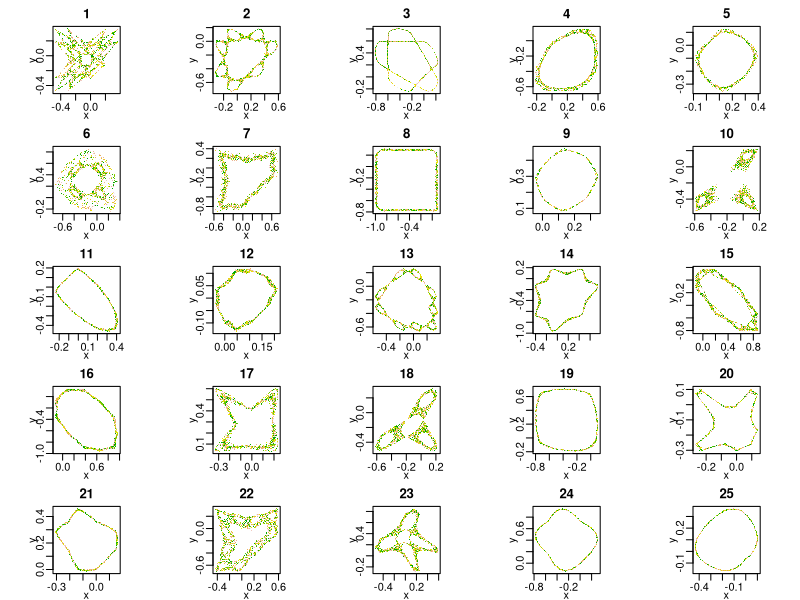
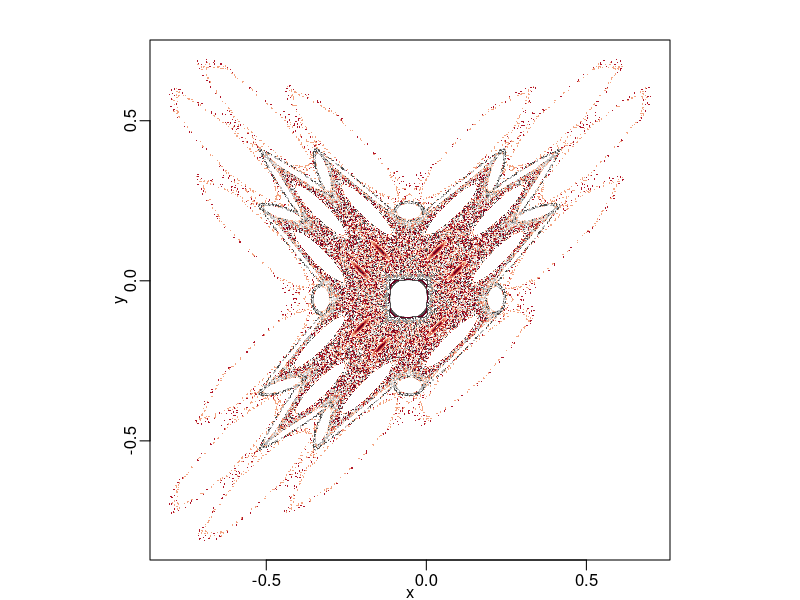
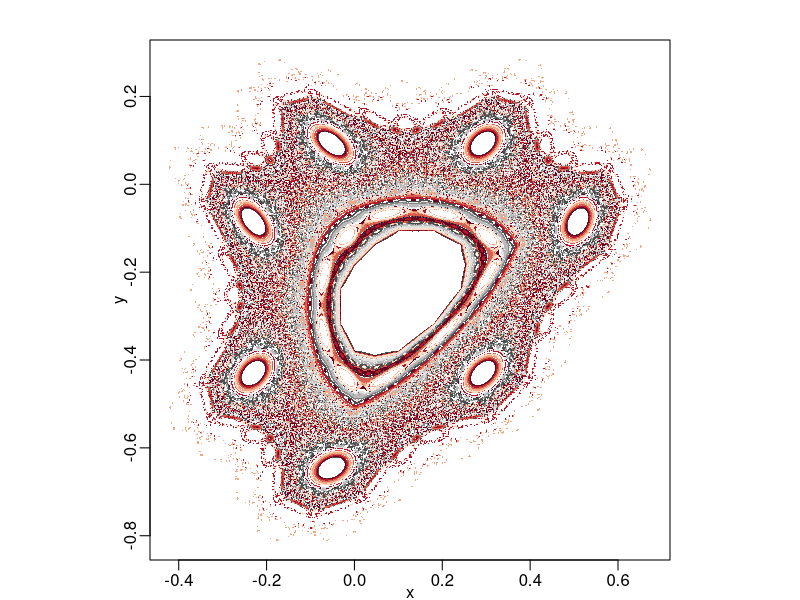
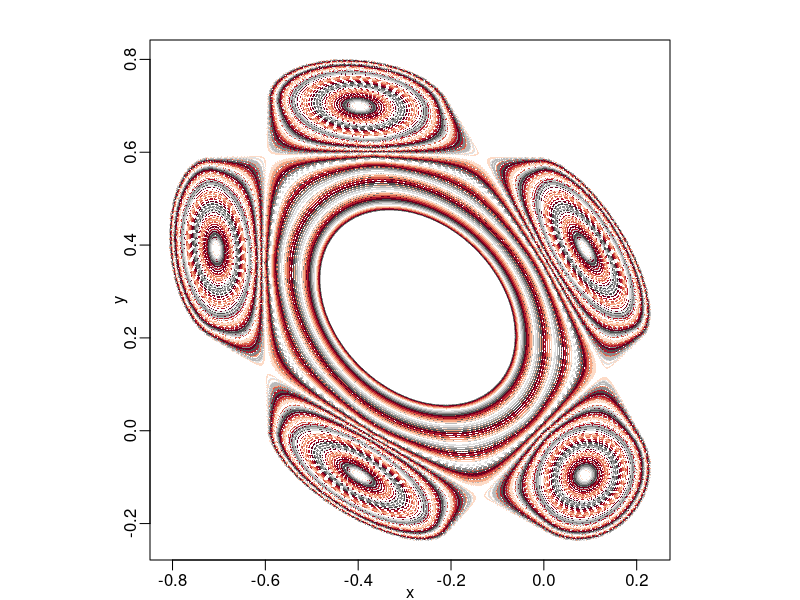
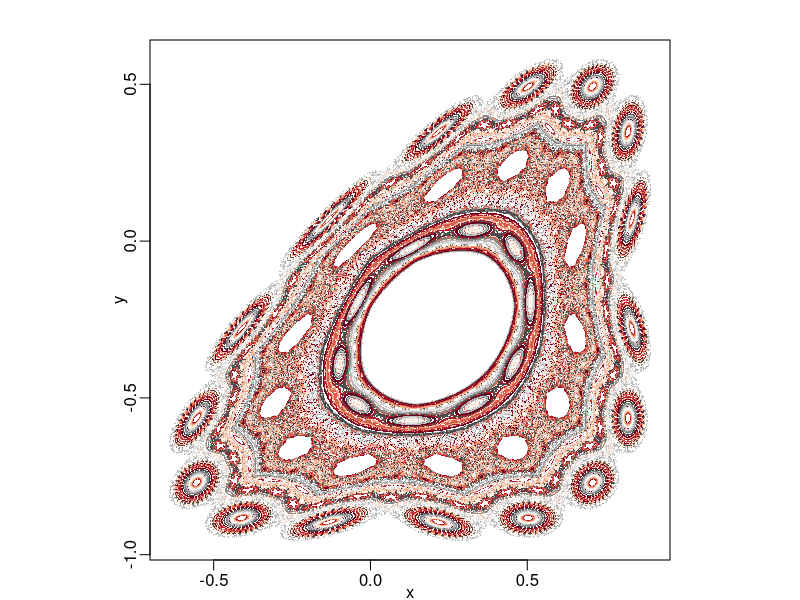
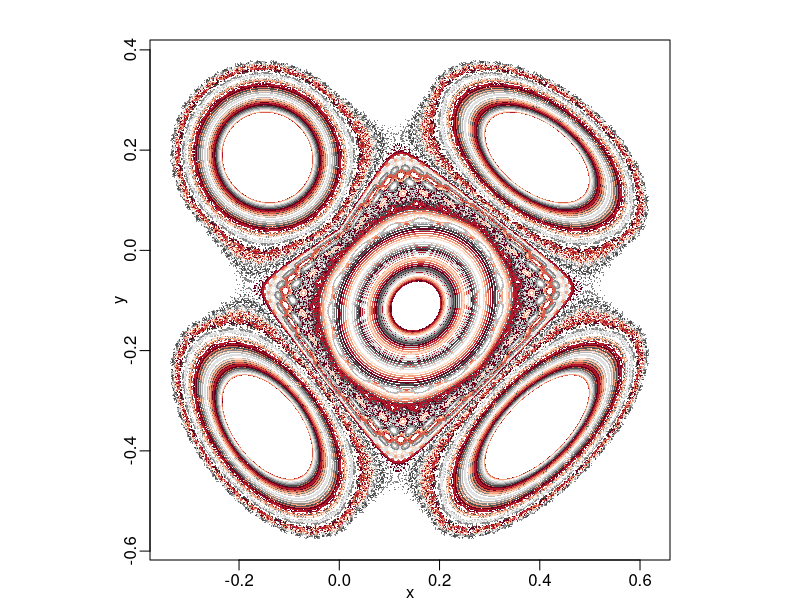
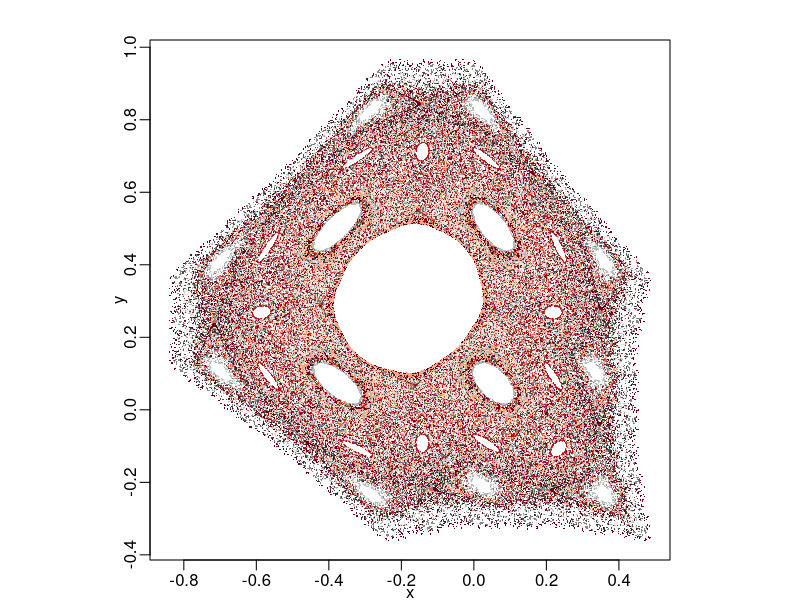
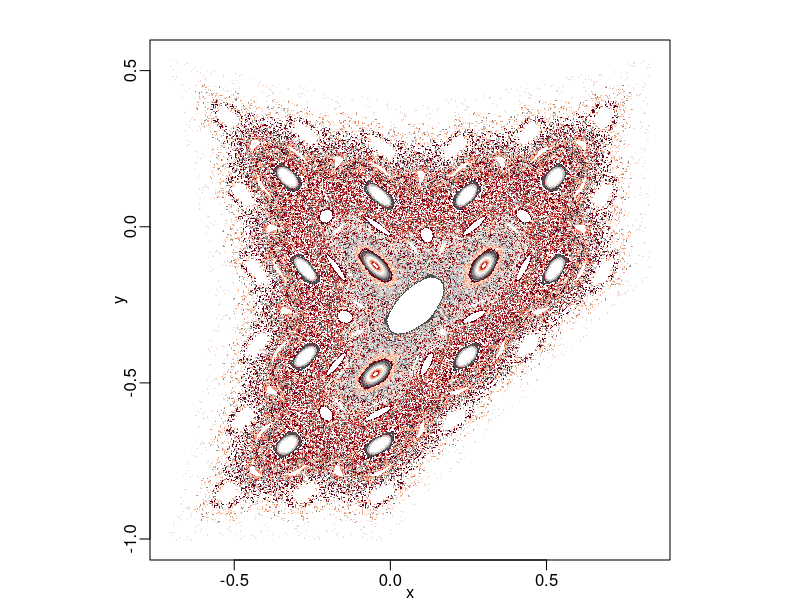

These charts were generated, in order, by the following R code:
#---------
#defining function fails
fun.list= vector(mode = "list", 12)   
fun.list[["f1.1"]]= function(x,y){
  a[1]+ a[2]*x +a[3]*sqrt(abs(x)) + a[4]*x^3 +y
}

fun.list[["f1.2"]]= function(x,y){
  a[1]+ a[2]*x +a[3]*sqrt(abs(x)) + a[4]*x^3 -y
}


fun.list[["f1.3"]]= function(x,y){
  a[1]+ a[2]*x +a[3]*abs(x) + a[4]*x^3 +y
}

fun.list[["f1.4"]]= function(x,y){
  a[1]+ a[2]*x +a[3]*abs(x) + a[4]*x^3 -y
}

fun.list[["f1.5"]]= function(x,y){
  a[1]+ a[2]*x +a[3]*x^2 + a[4]*x^3 + y
}

fun.list[["f1.6"]]= function(x,y){
  a[1]+ a[2]*x +a[3]*x^2 + a[4]*x^3 -y
}

fun.list[["f1.7"]]= function(x,y){
  a[1] +  a[3]*abs(x) +y
}

fun.list[["f1.8"]]= function(x,y){
  a[1]+a[3]*abs(x) -y
}

fun.list[["f1.9"]]= function(x,y){
  a[1]+a[2]*x+ a[3]*abs(x) + y
}

fun.list[["f1.10"]]= function(x,y){
  a[1]+a[2]*x+ a[3]*abs(x) - y
}

fun.list[["f1.11"]]= function(x,y){
  a[1]+ a[3]*abs(x) + a[4]*x^3 +y
}

fun.list[["f1.12"]]= function(x,y){
  a[1]+a[3]*abs(x) + a[4]*x^3 -y
}
fun.list[["f2.1"]]= function(x){
  a[5]+x
}

fun.list[["f2.2"]]= function(x){
  a[5]-x
}


#---------
#loading functions
f1=fun.list$f1.9
f2=fun.list$f2.2

#core search
par(mfrow=c(5,5))
n=2000
m=1000
l=0
maxl=25
amat=vector(mode = "list", maxl)

while(l < maxl) {
  pm=array(data=NA, dim = c(n,2))
  # a=rep(0,12)
  # b=round(runif(n = 1, min = 4, max = 12),0)
  a=runif(6, min=-1.01, max = 1.01)
  
  xn=0.1
  yn=0.1
  ep=.0000001
  xm=xn+ep
  ym=xn+ep
  dbox=rep(NA,m)
  for(j in 1:m) {
    xn1=f1(xn,yn)
    yn1=f2(xn)
    xm1=f1(xm,ym)
    ym1=f2(xm)
    d=(xn1-xm1)^2+(yn1-ym1)^2
    dbox[j]=d
    xn=xn1
    yn=yn1
    xm=xm1
    ym=ym1
  }
  if(dbox[m]>100 || is.nan(dbox[m])) { next 
  } else if(any(abs(dbox[(m-500):(m-1)]-dbox[m])<.0000001) ){ next
  } else {
    for (j in 1:n) {
      xn1=f1(xn,yn)
      yn1=f2(xn)
      pm[j,]=c(xn1,yn1)
      xn=xn1
      yn=yn1
      
      
    }
    if(any(is.nan(pm)) || any(abs(pm) > 1)){
      next
    } else {
      l=l+1
      amat[[l]]=a
      par(pty="s", mar=c(2,2,2,1), mgp=c(1.1,.5,0))
      plot(pm[,1], pm[,2], pch=16, cex=.2, main=l, col=terrain.colors(10), xlab = "x", ylab = "y")
    }  
  }
}

#blow up selected------------
for (cnt in 1:25) {
a=amat[[cnt]]
n=2000
m=200
# te=as.vector(outer(seq(-.1,.1,.01), seq(-.1,.1,.01)*1i, FUN = "+"))
# xbox=Re(te)
# ybox=Im(te)
t=seq(0,(2*pi-2*pi/m), 2*pi/m)
xbox=cos(t)*0.1414214
ybox=sin(t)*0.1414214

pm=array(data=NA, dim = c(n*m,3))

s=0
col=0
for (k in 1:m) {
  xn=xbox[k]
  yn=ybox[k]
  col=col+1
  for (j in 1:n) {
    xn1=f1(xn,yn)
    yn1=f2(xn)
    if(abs(xn1) > 10|| abs(yn1) > 10|| is.nan(xn1) || is.nan(yn1)){
      break
    } else {
      s=s+1  
      pm[s,]=c(xn1,yn1, col)
    }
    xn=xn1
    yn=yn1
    
  }
}
 col=c("#67001f","#b2182b","#d6604d","#f4a582","#fddbc7", "#ffffff","#e0e0e0", "#bababa","#878787","#4d4d4d", "#1a1a1a")
# col=c("#a50026","#d73027","#f46d43","#fdae61","#fee090","#ffffbf","#e0f3f8","#abd9e9","#74add1","#4575b4","#313695")
      
# col=c("#a6cee3", "#1f78b4", "#b2df8a", "#33a02c", "#fb9a99","#e31a1c",  "#fdbf6f","#ff7f00","#cab2d6", "#6a3d9a","#ffff99")
# col=rainbow(11)
png(filename = paste("~/R/Figures3/cubic_abs_ham/ham_abs_1_",sprintf("%04d", cnt), ".png", sep = ""),width = 1200,height = 1200)
par(mfrow=c(1,1), pty="s", mar=c(2,2,2,1), mgp=c(1.1,.5,0))
plot(x=pm[1:s,1], y=pm[1:s,2], pch=16, cex=.2, main="", xlab = "x", ylab = "y", col=col[(pm[,3]) %% 11])
dev.off()
}